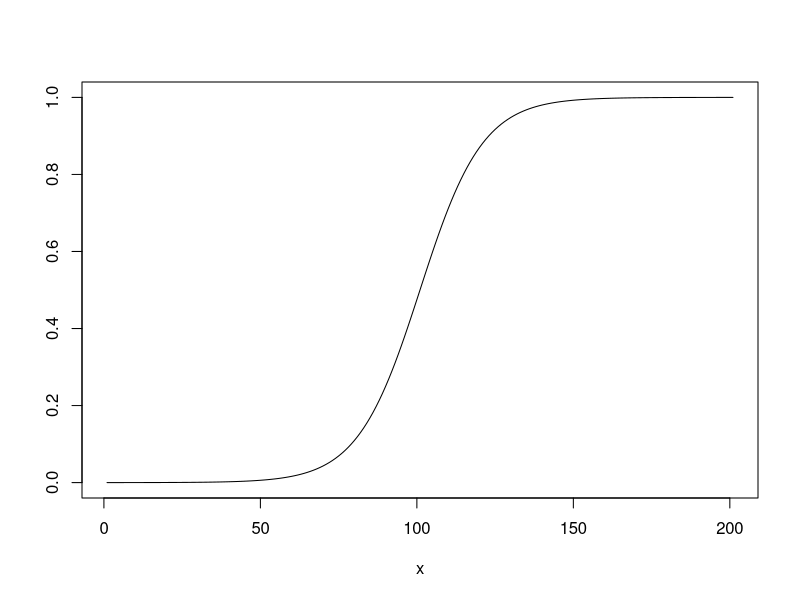

Recreate this plot in R.
## ---- chunk 1
knitr::opts_knit$set(root.dir = 'C:/Users/neide/Documents/GitHub/ma189/Data')
## ---- chunk 2
x <- seq(-10,10,.1)
y <- (1+exp(-x))^{-1}
plot(ts(y),xlab="x",ylab="")
